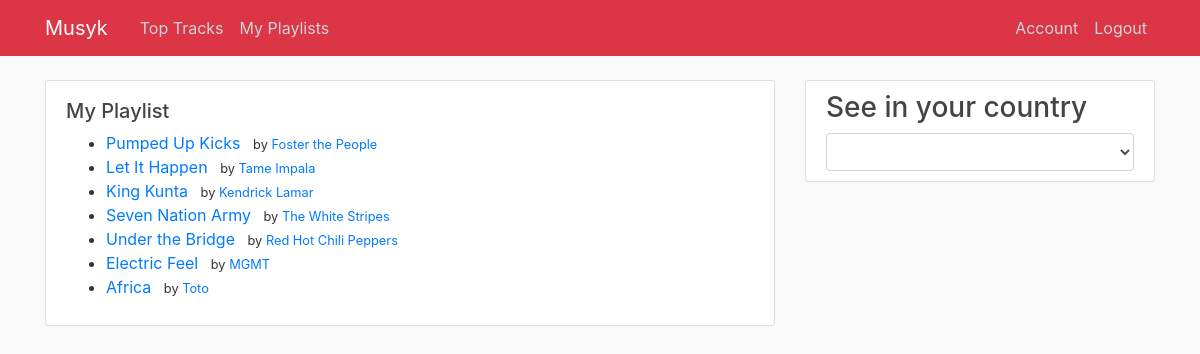
Page /playlists (signed in) on the committed database.
### musyk/models.py (models this page shows, shortened)
class Track(db.Model):
    id = db.Column(db.Integer, primary_key=True)
    name = db.Column(db.Text, nullable=False)
    date_posted = db.Column(db.DateTime, nullable=False, default=datetime.utcnow)
    url = db.Column(db.Text, nullable=True)
    artist = db.Column(db.Text, nullable=False)
    artisturl = db.Column(db.Text, nullable=True)
    image_url = db.Column(db.Text, nullable=False, default='https://lastfm-img2.akamaized.net/i/u/174s/4128a6eb29f94943c9d206c08e625904')
    user_id = db.Column(db.Integer, db.ForeignKey('user.id'), nullable=False)

### musyk/routes.py (the view)
@app.route("/playlists")
@login_required
def playlists():
    if current_user and current_user.is_authenticated:
        tracks = Track.query.filter_by(user_id=current_user.id)
        return render_template('playlists.html', countries=allcountries, title='My Playlists', tracks=tracks)
    return redirect(url_for('home'))

### musyk/models.py (called while the page is built)
@login_manager.user_loader
def load_user(user_id):
    return User.query.get(int(user_id))

### musyk/templates/playlists.html
{% extends "layout.html" %}
{% block content %}
    <div class="content-section">
        <h5 class="mt-2">My Playlist</h5>
        <ul mt-2>
            {% for track in tracks %}
                <li><a class="mr-2" href="#">{{ track.name }}</a> <small>by <a class="mr-2" href="#">{{ track.artist }}</small></a></li>
            {% endfor %}
        </ul>
    </div>
{% endblock content %}

### musyk/static/main.css (style rules this page uses)
body { background: #fafafa; color: #333333; margin-top: 5rem; }
h1, h2, h3, h4, h5, h6 { color: #444444; }
.content-section { background: #ffffff; padding: 10px 20px; border: 1px solid #dddddd; border-radius: 3px; margin-bottom: 20px; }

### rows in the picture
Track: name "Pumped Up Kicks", artist "Foster the People"
Track: name "Let It Happen", artist "Tame Impala"
Track: name "King Kunta", artist "Kendrick Lamar"
Track: name "Seven Nation Army", artist "The White Stripes"
Track: name "Under the Bridge", artist "Red Hot Chili Peppers"
Track: name "Electric Feel", artist "MGMT"
Track: name "Africa", artist "Toto"
